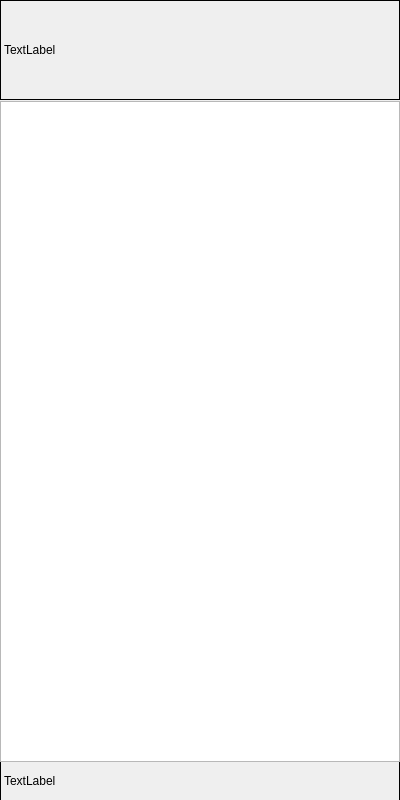
<?xml version="1.0" encoding="UTF-8"?>
<ui version="4.0">
 <class>UserFace</class>
 <widget class="QWidget" name="UserFace">
  <property name="geometry">
   <rect>
    <x>0</x>
    <y>0</y>
    <width>400</width>
    <height>800</height>
   </rect>
  </property>
  <property name="windowTitle">
   <string>Form</string>
  </property>
  <widget class="QLabel" name="label">
   <property name="geometry">
    <rect>
     <x>0</x>
     <y>0</y>
     <width>400</width>
     <height>100</height>
    </rect>
   </property>
   <property name="frameShape">
    <enum>QFrame::Shape::Box</enum>
   </property>
   <property name="text">
    <string>TextLabel</string>
   </property>
  </widget>
  <widget class="QLabel" name="label_2">
   <property name="geometry">
    <rect>
     <x>0</x>
     <y>760</y>
     <width>400</width>
     <height>41</height>
    </rect>
   </property>
   <property name="frameShape">
    <enum>QFrame::Shape::Box</enum>
   </property>
   <property name="text">
    <string>TextLabel</string>
   </property>
  </widget>
  <widget class="QListWidget" name="listWidget">
   <property name="geometry">
    <rect>
     <x>0</x>
     <y>101</y>
     <width>400</width>
     <height>661</height>
    </rect>
   </property>
  </widget>
 </widget>
 <resources/>
 <connections/>
</ui>
